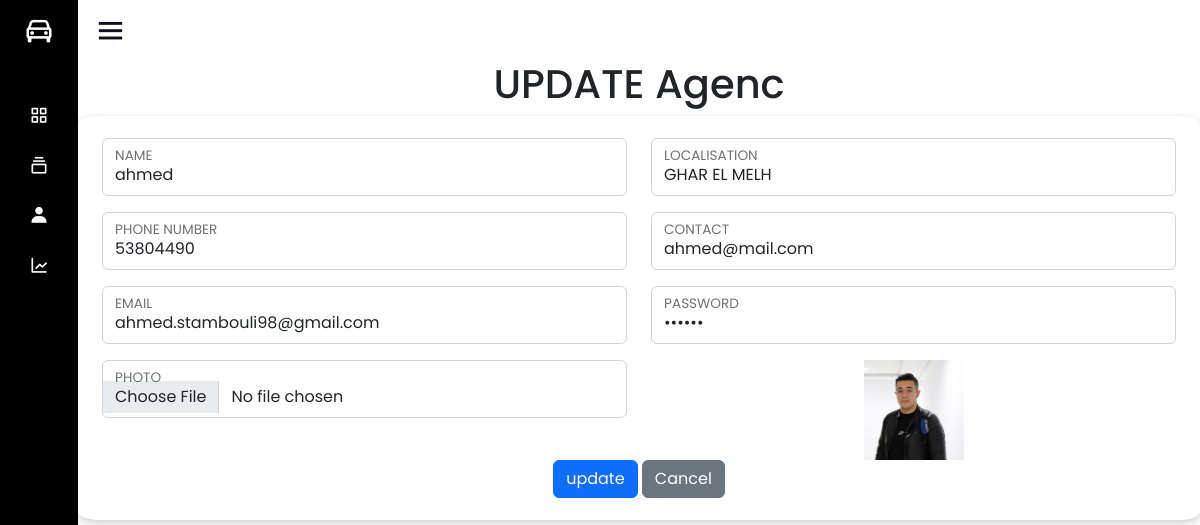
The page /pages/Admine/Agence/UpdateAgence.php?ida=40 on the database its author committed.
### tables this page shows
CREATE TABLE IF NOT EXISTS `agence` (
  `ID` int(10) NOT NULL AUTO_INCREMENT,
  `NAME` varchar(255) DEFAULT NULL,
  `LOCALISATION` varchar(255) DEFAULT NULL,
  `PHONE_NUMBER` varchar(15) NOT NULL,
  `CONTACT` varchar(255) DEFAULT NULL,
  `PHOTO` varchar(255) DEFAULT NULL,
  `EMAIL` varchar(255) DEFAULT NULL,
  `PASSWORD` varchar(255) DEFAULT NULL,
  PRIMARY KEY (`ID`)
);

### pages/Admine/Agence/Agence.php (called while the page is built, shortened)
<?php
class Agence {
    public function selection_id($con,$id)
    {
        $st=$con->prepare("select * from agence where ID=?");
        $st->execute(array($id));
        $row=$st->fetch();
        $this->NAME=$row['NAME'];
        $this->LOCALISATION=$row['LOCALISATION'];
        $this->PHONE_NUMBER=$row['PHONE_NUMBER'];
        $this->CONTACT=$row['CONTACT'];
        $this->PHOTO=$row['PHOTO'];
        $this->EMAIL=$row['EMAIL'];
        $this->PASSWORD=$row['PASSWORD'];
    }
}
?>

### pages/Admine/Agence/UpdateAgence.php (the view, shortened to what this page needs)
<!DOCTYPE html>
<html lang="en" dir="ltr">
<head>
    <link rel="stylesheet" href="style.css" />
    <link href="https://unpkg.com/boxicons@2.0.7/css/boxicons.min.css" rel="stylesheet" />
    <link rel="stylesheet" href="../../bootstrap-5.2.3-dist/bootstrap-5.2.3-dist/css/bootstrap.min.css" />
</head>
<body>
    <div class="sidebar close">
        <div class="logo-details">
            <i class="bx bx-car"></i>
        </div>
        <ul class="nav-links">
            <li>
                <a href="#">
                    <i class="bx bx-grid-alt"></i>
                </a>
            </li>
            <li>
                <div class="iocn-link">
                    <a href="Admineagence.php">
                        <i class="bx bx-collection"></i>
                    </a>
                </div>
            </li>
            <li>
                <div class="iocn-link">
                    <a href="../User/AdminUser.php">
                        <i class="bx bxs-user"></i>
                    </a>
                </div>
            </li>
            <li>
                <a href="#">
                    <i class="bx bx-line-chart"></i>
                </a>
            </li>
        </ul>
    </div>
    <section class="home-section">
        <div class="home-content">
            <i class="bx bx-menu"></i>
        </div>
        <div class="container text-center">
            <div class="row row-cols-1">
                <div class="col">
                    <h1>UPDATE Agenc</h1>
                </div>
                <div class="col" style=" box-shadow: 0 3px 10px rgb(0 0 0 / 0.2); border-radius:2%;">
                    <?php
                    require 'Agence.php';
                    $A = new Agence(null, "", "", "", "", "", "", "");
                    $id = $_GET['ida'];
                    $A->selection_id($pdo, $id);
                    ?>
                    <form method="post" enctype="multipart/form-data" >
                        <div class="container text-center" style="margin-top: 2%; margin-bottom: 2%;">
                            <div class="row">
                                <div class="col">
                                    <div class="form-floating mb-3">
                                        <input type="text" class="form-control" id="floatingInput" name="nameagence" value="<?php echo $A->NAME ?>">
                                        <label for="floatingInput">NAME</label>
                                    </div>
                                </div>
                                <div class="col">
                                    <div class="form-floating mb-3">
                                        <input type="text" class="form-control" id="floatingInput" name="location" value="<?php echo $A->LOCALISATION ?>">
                                        <label for="floatingInput">LOCALISATION</label>
                                    </div>
                                </div>
                            </div>
                            <div class="row">
                                <div class="col">
                                    <div class="form-floating mb-3">
                                        <input type="number" class="form-control" id="floatingInput" name="phonenumber" value="<?php echo $A->PHONE_NUMBER ?>">
                                        <label for="floatingInput">PHONE NUMBER</label>
                                    </div>
                                </div>
                                <div class="col">
                                    <div class="form-floating mb-3">
                                        <input type="text" class="form-control" id="floatingInput" name="contact" value="<?php echo $A->CONTACT ?>">
                                        <label for="floatingInput">CONTACT</label>
                                    </div>
                                </div>
                            </div>
                            <div class="row">
                                <div class="col">
                                    <div class="form-floating mb-3">
                                        <input type="email" class="form-control" id="floatingInput" name="email" value="<?php echo $A->EMAIL ?>">
                                        <label for="floatingInput">EMAIL </label>
                                    </div>
                                </div>
                                <div class="col">
                                    <div class="form-floating mb-3">
                                        <input type="password" class="form-control" name="password" value="<?php echo $A->PASSWORD ?>">
                                        <label for="floatingInput">PASSWORD</label>
                                    </div>
                                </div>
                            </div>
                            <div class="row">
                                <div class="col">
                                    <div class="form-floating mb-3">
                                        <input type="file" class="form-control" name="photo" value="">
                                        <label for="floatingInput">PHOTO</label>
                                    </div>
                                </div>
                                <div class="col">
                                    <img src="img/<?php echo $A->PHOTO ?>" width="100" height="100" alt="">
                                </div>
                            </div>
                            <input type="submit" value="update" class="btn btn-primary" name="update">
                            <a href="Admineagence.php" class="btn btn-secondary" name="can" role="submit">Cancel</a>
                        </div>
                    </form>
                </div>
            </div>
        </div>
    </section>
</body>
</html>

### pages/Admine/Agence/style.css (style rules this page uses)
* { margin: 0; padding: 0; box-sizing: border-box; font-family: 'Poppins', sans-serif; }
.sidebar { position: fixed; top: 0; left: 0; height: 100%; width: 260px; background: #000000; z-index: 100; transition: all 0.5s ease; }
.sidebar.close { width: 78px; }
.sidebar .logo-details { height: 60px; width: 100%; display: flex; align-items: center; }
.sidebar .logo-details i { font-size: 30px; color: #fff; height: 50px; min-width: 78px; text-align: center; line-height: 50px; }
.sidebar .nav-links { height: 100%; padding: 30px 0 150px 0; overflow: auto; }
.sidebar.close .nav-links { overflow: visible; }
.sidebar .nav-links li { position: relative; list-style: none; transition: all 0.4s ease; }
.sidebar .nav-links li .iocn-link { display: flex; align-items: center; justify-content: space-between; }
.sidebar.close .nav-links li .iocn-link { display: block }
.sidebar .nav-links li i { height: 50px; min-width: 78px; text-align: center; line-height: 50px; color: #fff; font-size: 20px; cursor: pointer; transition: all 0.3s ease; }
.sidebar .nav-links li a { display: flex; align-items: center; text-decoration: none; }
.home-section { position: relative; height: 100vh; left: 260px; width: calc(100% - 260px); transition: all 0.5s ease; }
.sidebar.close ~ .home-section { left: 78px; width: calc(100% - 78px); }
.home-section .home-content { height: 60px; display: flex; align-items: center; }
.home-section .home-content .bx-menu, .home-section .home-content .text { color: #11101d; font-size: 35px; }
.home-section .home-content .bx-menu { margin: 0 15px; cursor: pointer; }

### rows shown on the page
agence: nameagence "ahmed", location "GHAR EL MELH", phonenumber "53804490", contact "ahmed@mail.com", email "ahmed.stambouli98@gmail.com", PHOTO (picture)
